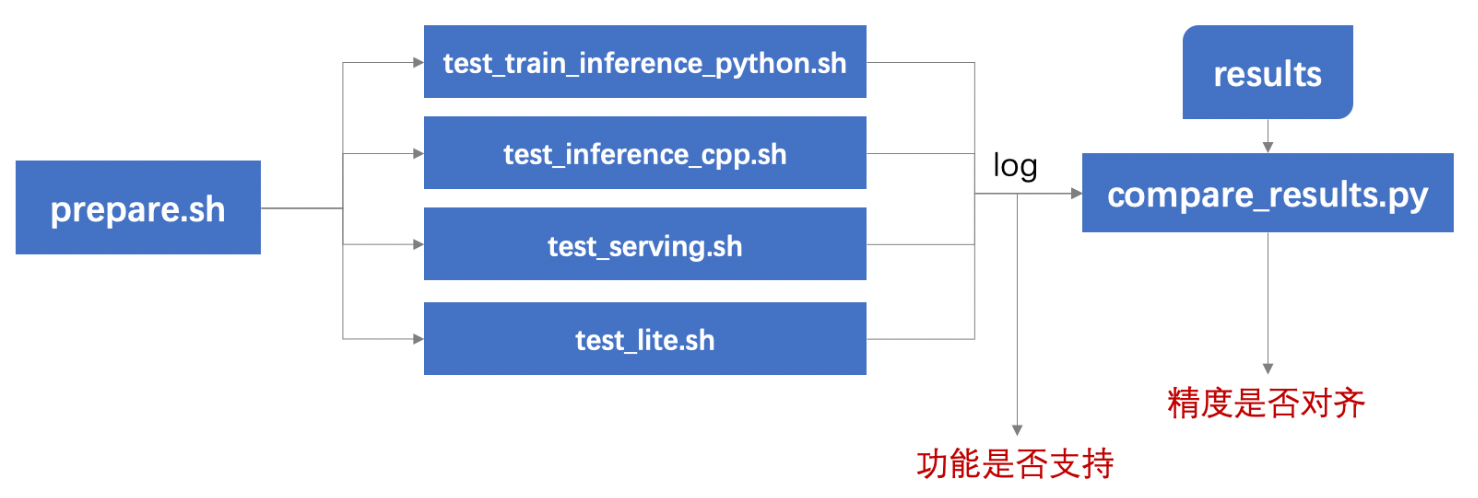
#> input picture PaddleOCR/test_tipc/docs/test.png, 1478 x 498 px, found by its file name
$ python ttt.py
#> lines starting #> are read from the running program, lines starting #| are printed output that depends on the picture
import cv2
import matplotlib.pyplot as plt
import numpy as np
# import pyplot as plt

image = (cv2.imread('./test.png') * 255.).astype(np.uint8)
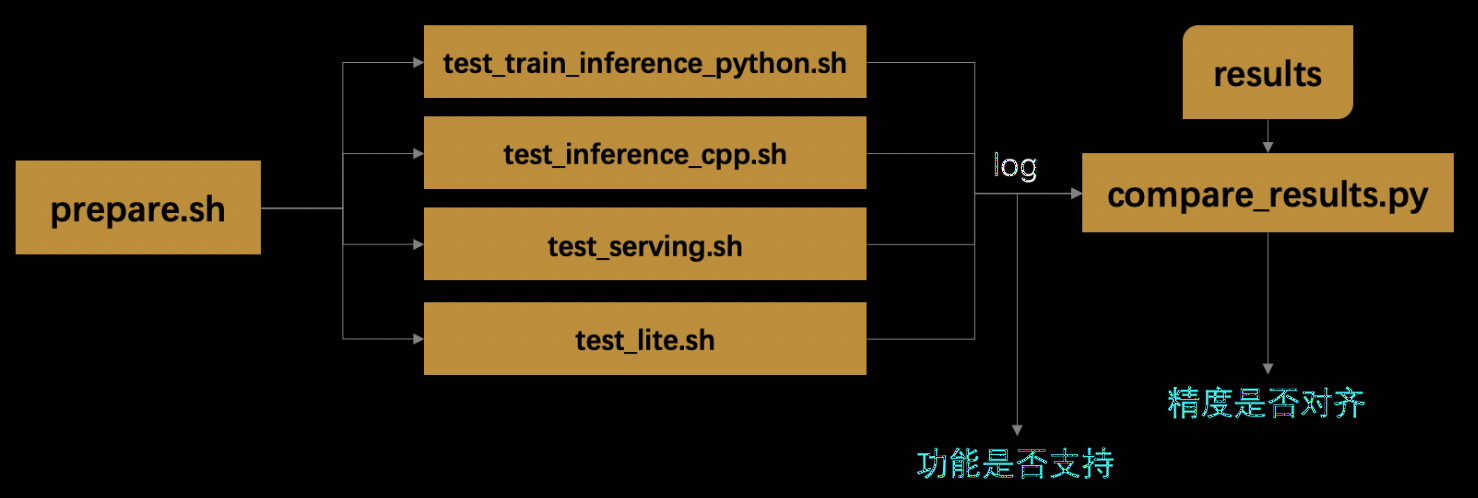
#> image: shape (498, 1478, 3); mean B, G, R 17.3, 37.7, 48.3

# image = cv2.resize(image, (256, 256))

# plt.imshow(image)


blur = cv2.GaussianBlur(cv2.cvtColor(image, cv2.COLOR_RGBA2RGB), ksize=(3,3), sigmaX=0)
plt.imshow(blur)


new_image_width = 500
new_image_height = 500
color = (255, 255, 255)
result = np.full((new_image_height, new_image_width, 3), color, dtype=np.uint8)

# compute center offset
x_center = (new_image_width - 256) // 2
y_center = (new_image_height - 256) // 2

# copy img image into center of result image
#> (the run stopped early here; a loop or call above may not have finished)
